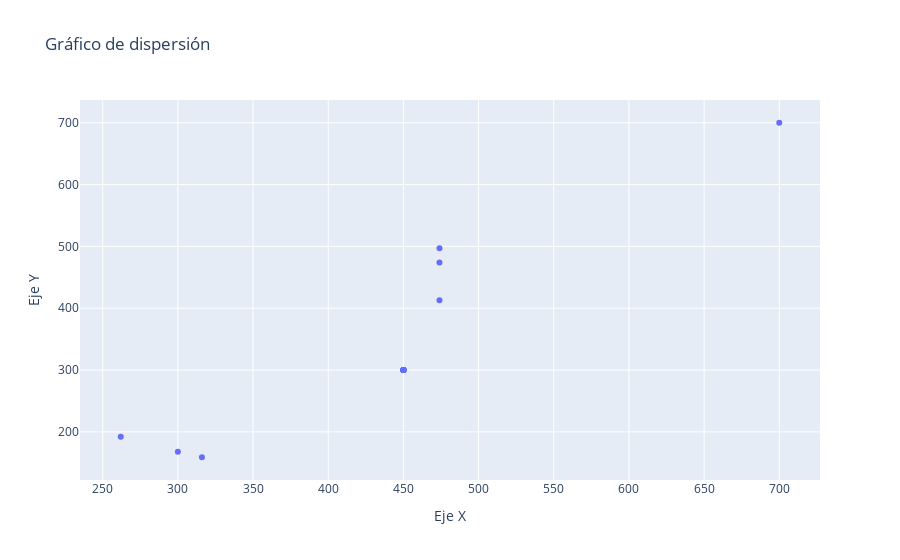

The notebook cell this image was saved under:
### Markdown cell above
### Generar un gráfico de dispersión para visualizar la relación entre el ancho y el alto de las imágenes.

### Code cell
data = {
    'nombre': df['nombre'],
    'ancho': df['ancho'],
    'alto': df['alto']
}
df_dispersion = pd.DataFrame(data)

fig = plt.graph_objs.Figure(data = plt.graph_objs.Scatter(
    x = df_dispersion['ancho'],
    y = df_dispersion['alto'],
    mode = 'markers'
))

# Personalizar el gráfico
fig.update_layout(
    title='Gráfico de dispersión',
    xaxis_title='Eje X',
    yaxis_title='Eje Y'
)

# Mostrar el gráfico
fig.show()

### Figure 1 — Plotly figure (JSON) as saved in the notebook; plotly's stock layout.template omitted (floating-point values rounded to 4 significant figures)
{"data": [{"mode": "markers", "type": "scatter", "x": [450, 450, 450, 262, 316, 300, 700, 450, 474, 474, 474, 450, 450, 450, 450, 450, 450, 450, 450, 450, 450], "y": [300, 300, 300, 192, 159, 168, 700, 300, 413, 497, 474, 300, 300, 300, 300, 300, 300, 300, 300, 300, 300]}], "layout": {"title": {"text": "Gráfico de dispersión"}, "xaxis": {"title": {"text": "Eje X"}}, "yaxis": {"title": {"text": "Eje Y"}}}}
